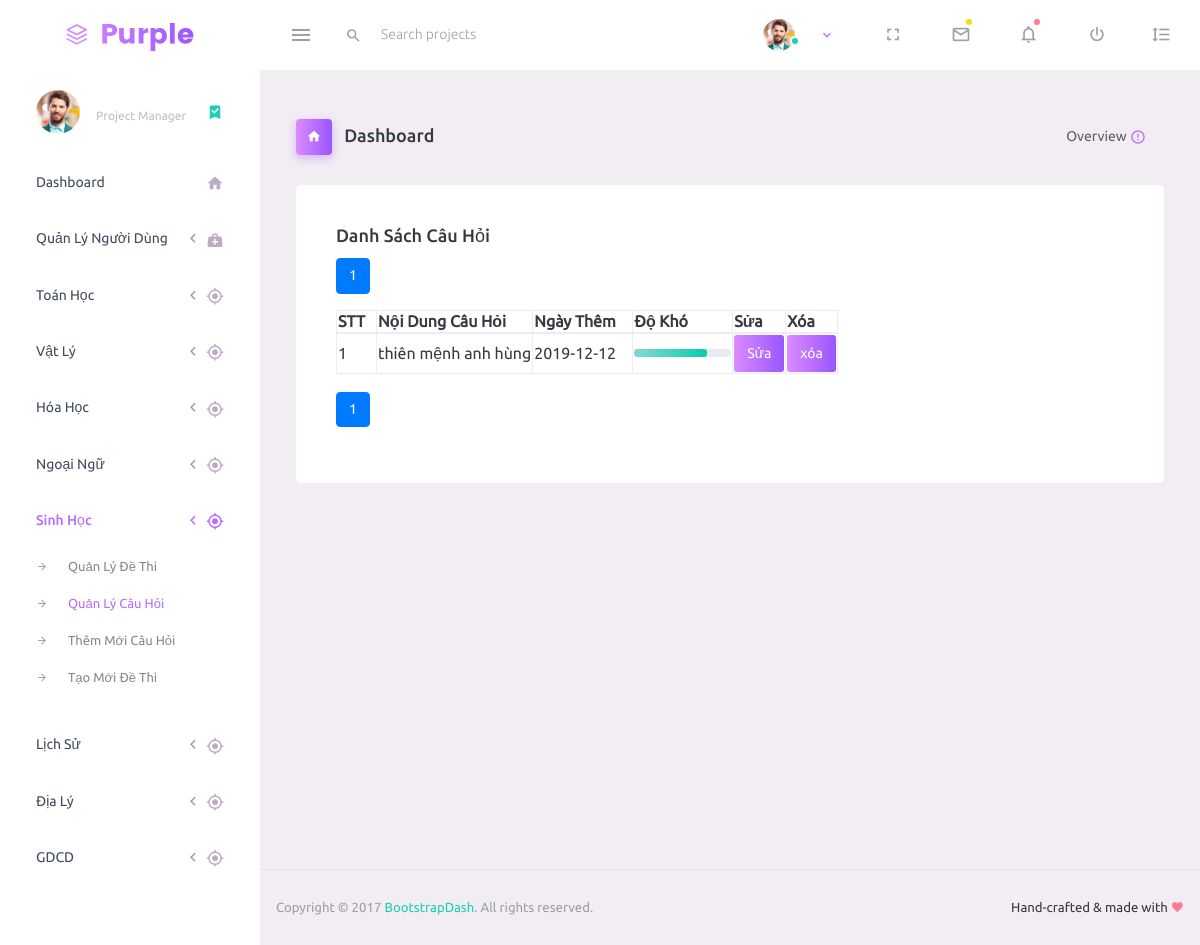
Screenshot of /sinhhoc/qlch5.php with the database file from the repository.
### tables this page shows
CREATE TABLE `cauhoi_sinh` (
  `id_cauhoi` int(11) NOT NULL,
  `ma_monhoc` int(11) NOT NULL,
  `ngaythem` date DEFAULT NULL,
  `loai_cauhoi` int(11) DEFAULT '0',
  `cauhoi` text NOT NULL,
  `dapanA` text NOT NULL,
  `dapanB` text NOT NULL,
  `dapanC` text NOT NULL,
  `dapanD` text NOT NULL,
  `dapandung` int(11) NOT NULL,
  `dokho` int(11) DEFAULT NULL,
  `hinhanh` text,
  `s1` int(11) DEFAULT '0',
  `s2` int(11) DEFAULT '0',
  `s3` int(11) DEFAULT '0',
  `s4` int(11) DEFAULT '0',
  `s5` int(11) DEFAULT '0',
  `s6` int(11) DEFAULT '0',
  `s7` int(11) DEFAULT '0',
  `s8` int(11) DEFAULT '0'
);

### dataconnect/dbconnect.php (called while the page is built, shortened)
<?php
    $host = "localhost";
    $dbname="thi_thpt_ttcs";
    $dbusername="root";
    $dbpass = "";
    $conn = new PDO("mysql:host=$host;dbname=$dbname;charset=utf8",$dbusername,$dbpass);
    $ADMIN_URL = "http://localhost:8080/ttcs/";
    function getSimpleQuery($sql, $isAll = false){
        global $conn;
        $statement = $conn->prepare($sql);
        $statement->execute();
        if($isAll){
            return $statement->fetchAll();
        }
        return $statement->fetch();
    }
?>

### sinhhoc/qlch5.php (the view, shortened to what this page needs)
<?php
$path = "../";
require_once $path.'dataconnect/dbconnect.php';
$sql = "SELECT count(id_cauhoi) as total FROM cauhoi_sinh";
$run = getSimpleQuery($sql);
$total_records = $run['total'];
$current_page = isset($_GET['page']) ? $_GET['page'] : 1;
$limit = 20;
$total_page = ceil($total_records / $limit);
$start = ($current_page - 1) * $limit;
$sql = "select * from cauhoi_sinh limit $start, $limit";
$kq = getSimpleQuery($sql, true);
$STT=1*($current_page-1)*20 + 1;
?>
<!DOCTYPE html>
<html lang="en">
<head>
  <link rel="stylesheet" href="../assets/vendors/mdi/css/materialdesignicons.min.css">
  <link rel="stylesheet" href="../assets/vendors/css/vendor.bundle.base.css">
  <link rel="stylesheet" href="../assets/css/style.css">
</head>
<body>
  <div class="container-scroller">
    <nav class="navbar default-layout-navbar col-lg-12 col-12 p-0 fixed-top d-flex flex-row">
      <div class="text-center navbar-brand-wrapper d-flex align-items-center justify-content-center">
        <a class="navbar-brand brand-logo" href="../homepage.php"><img src="../assets/images/logo.svg" alt="logo" /></a>
      </div>
      <div class="navbar-menu-wrapper d-flex align-items-stretch">
        <button class="navbar-toggler navbar-toggler align-self-center" type="button" data-toggle="minimize">
          <span class="mdi mdi-menu"></span>
        </button>
        <div class="search-field d-none d-md-block">
          <form class="d-flex align-items-center h-100" action="#">
            <div class="input-group">
              <div class="input-group-prepend bg-transparent">
                <i class="input-group-text border-0 mdi mdi-magnify"></i>
              </div>
              <input type="text" class="form-control bg-transparent border-0" placeholder="Search projects">
            </div>
          </form>
        </div>
        <ul class="navbar-nav navbar-nav-right">
          <li class="nav-item nav-profile dropdown">
            <a class="nav-link dropdown-toggle" id="profileDropdown" href="#" data-toggle="dropdown" aria-expanded="false">
              <div class="nav-profile-img">
                <img src="../assets/images/faces/face1.jpg" alt="image">
                <span class="availability-status online"></span>
              </div>
            </a>
              </li>
              <li class="nav-item d-none d-lg-block full-screen-link">
                <a class="nav-link">
                  <i class="mdi mdi-fullscreen" id="fullscreen-button"></i>
                </a>
              </li>
              <li class="nav-item dropdown">
                <a class="nav-link count-indicator dropdown-toggle" id="messageDropdown" href="#" data-toggle="dropdown" aria-expanded="false">
                  <i class="mdi mdi-email-outline"></i>
                  <span class="count-symbol bg-warning"></span>
                </a>
              </li>
              <li class="nav-item dropdown">
                <a class="nav-link count-indicator dropdown-toggle" id="notificationDropdown" href="#" data-toggle="dropdown">
                  <i class="mdi mdi-bell-outline"></i>
                  <span class="count-symbol bg-danger"></span>
                </a>
              </li>
              <li class="nav-item nav-logout d-none d-lg-block">
                <a class="nav-link" href="#">
                  <i class="mdi mdi-power"></i>
                </a>
              </li>
              <li class="nav-item nav-settings d-none d-lg-block">
                <a class="nav-link" href="#">
                  <i class="mdi mdi-format-line-spacing"></i>
                </a>
              </li>
            </ul>
          </div>
        </nav>
        <div class="container-fluid page-body-wrapper">
          <nav class="sidebar sidebar-offcanvas" id="sidebar">
            <ul class="nav">
              <li class="nav-item nav-profile">
                <a href="#" class="nav-link">
                  <div class="nav-profile-image">
                    <img src="../assets/images/faces/face1.jpg" alt="profile">
                  </div>
                  <div class="nav-profile-text d-flex flex-column">
                    <span class="text-secondary text-small">Project Manager</span>
                  </div>
                  <i class="mdi mdi-bookmark-check text-success nav-profile-badge"></i>
                </a>
              </li>
              <li class="nav-item">
                <a class="nav-link" href="../homepage.php">
                  <span class="menu-title">Dashboard</span>
                  <i class="mdi mdi-home menu-icon"></i>
                </a>
              </li>
              <li class="nav-item">
                <a class="nav-link" data-toggle="collapse" href="#general-pages" aria-expanded="false" aria-controls="general-pages">
                  <span class="menu-title">Quản Lý Người Dùng</span>
                  <i class="menu-arrow"></i>
                  <i class="mdi mdi-medical-bag menu-icon"></i>
                </a>
              </li>
              <li class="nav-item">
                <a class="nav-link" data-toggle="collapse" href="#ui-basic1" aria-expanded="false" aria-controls="">
                  <span class="menu-title">Toán Học</span>
                  <i class="menu-arrow"></i>
                  <i class="mdi mdi-crosshairs-gps menu-icon"></i>
                </a>
              </li>
              <li class="nav-item">
                <a class="nav-link" data-toggle="collapse" href="#ui-basic2" aria-expanded="false" aria-controls="">
                  <span class="menu-title">Vật Lý</span>
                  <i class="menu-arrow"></i>
                  <i class="mdi mdi-crosshairs-gps menu-icon"></i>
                </a>
              </li>
              <li class="nav-item">
                <a class="nav-link" data-toggle="collapse" href="#ui-basic3" aria-expanded="false" aria-controls="ui-basic3">
                  <span class="menu-title">Hóa Học</span>
                  <i class="menu-arrow"></i>
                  <i class="mdi mdi-crosshairs-gps menu-icon"></i>
                </a>
              </li>
              <li class="nav-item">
                <a class="nav-link" data-toggle="collapse" href="#ui-basic4" aria-expanded="false" aria-controls="ui-basic4">
                  <span class="menu-title">Ngoại Ngữ</span>
                  <i class="menu-arrow"></i>
                  <i class="mdi mdi-crosshairs-gps menu-icon"></i>
                </a>
              </li>
              <li class="nav-item">
                <a class="nav-link" data-toggle="collapse" href="#ui-basic5" aria-expanded="false" aria-controls="ui-basic5">
                  <span class="menu-title">Sinh Học</span>
                  <i class="menu-arrow"></i>
                  <i class="mdi mdi-crosshairs-gps menu-icon"></i>
                </a>
                <div class="collapse" id="ui-basic5">
                  <ul class="nav flex-column sub-menu">
                    <li class="nav-item"> <a class="nav-link" href="qldethi5.php">Quản Lý Đề Thi</a></li>
                    <li class="nav-item"> <a class="nav-link" href="qlch5.php">Quản Lý Câu Hỏi</a></li>
                    <li class="nav-item"> <a class="nav-link" href="themcauhoi5.php">Thêm Mới Câu Hỏi</a></li>
                    <li class="nav-item"> <a class="nav-link" href="taodethi5.php">Tạo Mới Đề Thi</a></li>
                  </ul>
                </div>
              </li>
              <li class="nav-item">
                <a class="nav-link" data-toggle="collapse" href="#ui-basic6" aria-expanded="false" aria-controls="ui-basic6">
                  <span class="menu-title">Lịch Sử</span>
                  <i class="menu-arrow"></i>
                  <i class="mdi mdi-crosshairs-gps menu-icon"></i>
                </a>
              </li>
              <li class="nav-item">
                <a class="nav-link" data-toggle="collapse" href="#ui-basic7" aria-expanded="false" aria-controls="ui-basic7">
                  <span class="menu-title">Địa Lý</span>
                  <i class="menu-arrow"></i>
                  <i class="mdi mdi-crosshairs-gps menu-icon"></i>
                </a>
              </li>
              <li class="nav-item">
                <a class="nav-link" data-toggle="collapse" href="#ui-basic8" aria-expanded="false" aria-controls="ui-basic8">
                  <span class="menu-title">GDCD</span>
                  <i class="menu-arrow"></i>
                  <i class="mdi mdi-crosshairs-gps menu-icon"></i>
                </a>
              </li>
            </ul>
          </nav>
          <div class="main-panel">
            <div class="content-wrapper">
              <div class="page-header">
                <h3 class="page-title">
                  <span class="page-title-icon bg-gradient-primary text-white mr-2">
                    <i class="mdi mdi-home"></i>
                  </span> Dashboard </h3>
                  <nav aria-label="breadcrumb">
                    <ul class="breadcrumb">
                      <li class="breadcrumb-item active" aria-current="page">
                        <span></span>Overview <i class="mdi mdi-alert-circle-outline icon-sm text-primary align-middle"></i>
                      </li>
                    </ul>
                  </nav>
                </div>
                <div class="row">
                  <div class="col-md-12 grid-margin stretch-card">
                    <div class="card">
                      <div class="card-body">
                        <h4 class="card-title">Danh Sách Câu Hỏi</h4>
                        <div class="table-responsive">
                          <table class="table-bordered" width=device-width >
                            <nav aria-label="...">
                              <ul class="pagination">
                                <?php
                                for ($i = 1; $i <= $total_page; $i++){
                                  if ($i == $current_page){
                                    echo '<li class="page-item active"><a class="page-link" href="qlch5.php?page='.$i.'">'.$i.'</a></li>';
                                  }
                                  else{
                                    echo '<li class="page-item"><a class="page-link" href="qlch5.php?page='.$i.'">'.$i.'</a></li>';
                                  }
                                }
                                ?>
                              </ul>
                            </nav>
                            <thead>
                              <tr>
                                <th> STT </th>
                                <th> Nội Dung Câu Hỏi</th>
                                <th> Ngày Thêm </th>
                                <th> Độ Khó </th>
                                <th> Sửa </th>
                                <th> Xóa </th>
                              </tr>
                            </thead>
                            <tbody>
                              <?php foreach ($kq as $key): ?>
                                <tr>
                                  <td width="40"> <?= $STT++ ?> </td>
                                  <td> <?= $key['cauhoi'] ?> </td>
                                  <td width="100px"> <?= $key['ngaythem'] ?> </td>
                                  <td width="100px">
                                    <?php $dokho;
                                    if ($key['dokho']==3) {
                                      $dokho=75;
                                    }
                                    ?>
                                    <div class="progress">
                                      <div class="progress-bar bg-gradient-success" role="progressbar" style="width: <?= $dokho?>%" aria-valuenow="50" aria-valuemin="0" aria-valuemax="100"></div>
                                    </div>
                                  </td>
                                  <td width="30px"><button type="button" class="btn-sm btn-gradient-primary btn-rounded btn-fw" onclick="location.href='<?= $ADMIN_URL?>sinhhoc/edit_cauhoi.php?id=<?= $key['id_cauhoi']?>&&page=<?=$current_page?>'" >Sửa</button></td>
                                  <td width="30px"> <button class="btn-sm btn-gradient-primary btn-rounded btn-fw btn-remove" href="javascript:;" linkurl="<?= $ADMIN_URL?>sinhhoc/delete_cauhoi.php?id=<?= $key['id_cauhoi']?>&&page=<?=$current_page?>'">xóa</button> </td>
                                </tr>
                              <?php endforeach ?>
                            </tbody>
                          </table>
                          <br>
                          <nav aria-label="...">
                            <ul class="pagination">
                              <?php
                              for ($i = 1; $i <= $total_page; $i++){
                                if ($i == $current_page){
                                  echo '<li class="page-item active"><a class="page-link" href="qlch5.php?page='.$i.'">'.$i.'</a></li>';
                                }
                                else{
                                  echo '<li class="page-item"><a class="page-link" href="qlch5.php?page='.$i.'">'.$i.'</a></li>';
                                }
                              }
                              ?>
                            </ul>
                          </nav>
                        </div>
                      </div>
                    </div>
                  </div>
                </div>
              </div>
              <footer class="footer">
                <div class="d-sm-flex justify-content-center justify-content-sm-between">
                  <span class="text-muted text-center text-sm-left d-block d-sm-inline-block">Copyright © 2017 <a href="https://www.bootstrapdash.com/" target="_blank">BootstrapDash</a>. All rights reserved.</span>
                  <span class="float-none float-sm-right d-block mt-1 mt-sm-0 text-center">Hand-crafted & made with <i class="mdi mdi-heart text-danger"></i></span>
                </div>
              </footer>
            </div>
          </div>
        </div>
      </body>
      </html>

### rows the page displays
cauhoi_sinh: cauhoi "thiên mệnh anh hùng", ngaythem "2019-12-12", dokho 3 (drawn)
